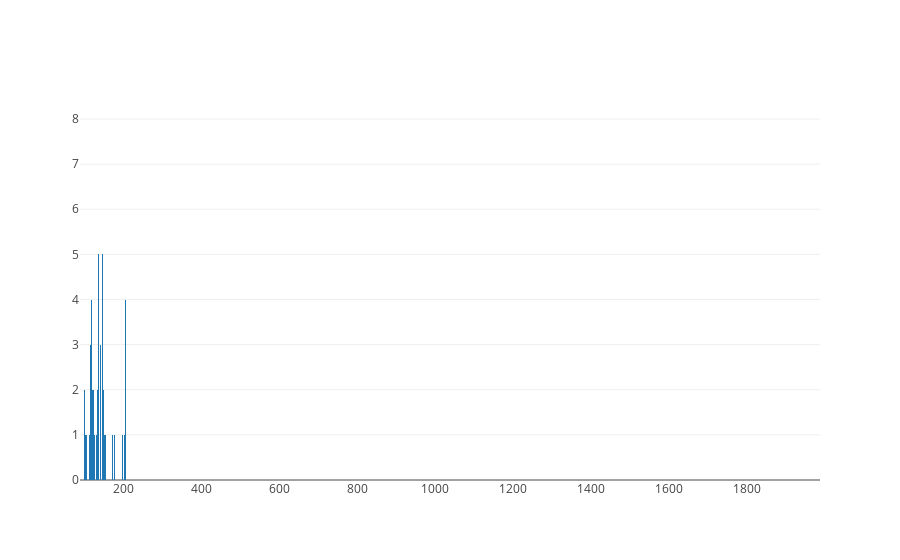

Notebook cell for this chart:
### Code cell
bins = dict(size=1)
# bins = dict(start=0.5, end=300.5, size=1)
data = [go.Histogram(x=lengths, xbins=bins)]

iplot(data, filename='Evasin sequence length distribution')

### Figure 1 — Plotly figure (JSON) as saved in the notebook; plotly's stock layout.template omitted (floating-point values rounded to 4 significant figures; data arrays with more than 128 entries replaced by an {"elided": "..."} marker saying what was removed)
{"data": [{"type": "histogram", "x": {"elided": "129 int values"}, "xbins": {"size": 1}}], "layout": {}}
